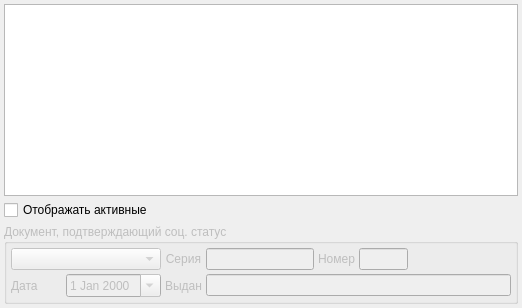
      <widget class="QWidget" name="tabSocStatus">
       <attribute name="title">
        <string>Соц.&amp;статус</string>
       </attribute>
       <layout class="QGridLayout">
        <property name="margin">
         <number>4</number>
        </property>
        <property name="spacing">
         <number>4</number>
        </property>
        <item row="2" column="0" colspan="2">
         <widget class="QGroupBox" name="frmSocStatusDocument">
          <property name="enabled">
           <bool>false</bool>
          </property>
          <property name="title">
           <string>Документ, подтверждающий соц. статус</string>
          </property>
          <layout class="QGridLayout" columnstretch="0,0,0,0,0,0,1,2" columnminimumwidth="0,0,0,0,0,0,0,0">
           <property name="margin">
            <number>4</number>
           </property>
           <property name="spacing">
            <number>4</number>
           </property>
           <item row="0" column="0" colspan="2">
            <widget class="CRBComboBox" name="cmbSocStatusDocType">
             <property name="enabled">
              <bool>false</bool>
             </property>
             <property name="sizePolicy">
              <sizepolicy hsizetype="Expanding" vsizetype="Fixed">
               <horstretch>0</horstretch>
               <verstretch>0</verstretch>
              </sizepolicy>
             </property>
             <property name="minimumSize">
              <size>
               <width>150</width>
               <height>0</height>
              </size>
             </property>
            </widget>
           </item>
           <item row="0" column="2">
            <widget class="QLabel" name="lblSocStatusDocSerial">
             <property name="sizePolicy">
              <sizepolicy hsizetype="Maximum" vsizetype="Preferred">
               <horstretch>0</horstretch>
               <verstretch>0</verstretch>
              </sizepolicy>
             </property>
             <property name="text">
              <string>Серия</string>
             </property>
             <property name="alignment">
              <set>Qt::AlignRight|Qt::AlignTrailing|Qt::AlignVCenter</set>
             </property>
             <property name="buddy">
              <cstring>edtSocStatusDocSerial</cstring>
             </property>
            </widget>
           </item>
           <item row="0" column="3">
            <widget class="CDocSerialLeftEdit" name="edtSocStatusDocSerial">
             <property name="enabled">
              <bool>false</bool>
             </property>
             <property name="sizePolicy">
              <sizepolicy hsizetype="Minimum" vsizetype="Fixed">
               <horstretch>0</horstretch>
               <verstretch>0</verstretch>
              </sizepolicy>
             </property>
             <property name="maxLength">
              <number>8</number>
             </property>
            </widget>
           </item>
           <item row="1" column="1">
            <widget class="CDateEdit" name="edtSocStatusDocDate">
             <property name="enabled">
              <bool>false</bool>
             </property>
             <property name="sizePolicy">
              <sizepolicy hsizetype="Maximum" vsizetype="Fixed">
               <horstretch>0</horstretch>
               <verstretch>0</verstretch>
              </sizepolicy>
             </property>
             <property name="calendarPopup">
              <bool>true</bool>
             </property>
            </widget>
           </item>
           <item row="0" column="4">
            <widget class="QLabel" name="lblSocStatusDocNumber">
             <property name="sizePolicy">
              <sizepolicy hsizetype="Maximum" vsizetype="Preferred">
               <horstretch>0</horstretch>
               <verstretch>0</verstretch>
              </sizepolicy>
             </property>
             <property name="text">
              <string>Номер</string>
             </property>
             <property name="alignment">
              <set>Qt::AlignRight|Qt::AlignTrailing|Qt::AlignVCenter</set>
             </property>
             <property name="buddy">
              <cstring>edtSocStatusDocNumber</cstring>
             </property>
            </widget>
           </item>
           <item row="0" column="7">
            <spacer name="horizontalSpacer_3">
             <property name="orientation">
              <enum>Qt::Horizontal</enum>
             </property>
             <property name="sizeType">
              <enum>QSizePolicy::Expanding</enum>
             </property>
             <property name="sizeHint" stdset="0">
              <size>
               <width>40</width>
               <height>20</height>
              </size>
             </property>
            </spacer>
           </item>
           <item row="0" column="5" colspan="2">
            <widget class="QLineEdit" name="edtSocStatusDocNumber">
             <property name="enabled">
              <bool>false</bool>
             </property>
             <property name="maxLength">
              <number>20</number>
             </property>
            </widget>
           </item>
           <item row="1" column="3" colspan="5">
            <widget class="CDocSerialLeftEdit" name="edtSocStatusDocOrigin">
             <property name="enabled">
              <bool>false</bool>
             </property>
             <property name="maxLength">
              <number>256</number>
             </property>
            </widget>
           </item>
           <item row="1" column="2">
            <widget class="QLabel" name="lblSocStatusDocOrigin">
             <property name="sizePolicy">
              <sizepolicy hsizetype="Maximum" vsizetype="Preferred">
               <horstretch>0</horstretch>
               <verstretch>0</verstretch>
              </sizepolicy>
             </property>
             <property name="text">
              <string>Выдан</string>
             </property>
             <property name="alignment">
              <set>Qt::AlignRight|Qt::AlignTrailing|Qt::AlignVCenter</set>
             </property>
             <property name="buddy">
              <cstring>edtSocStatusDocOrigin</cstring>
             </property>
            </widget>
           </item>
           <item row="1" column="0">
            <widget class="QLabel" name="lblSocStatusDocDate">
             <property name="sizePolicy">
              <sizepolicy hsizetype="Preferred" vsizetype="Preferred">
               <horstretch>0</horstretch>
               <verstretch>0</verstretch>
              </sizepolicy>
             </property>
             <property name="text">
              <string>Дата</string>
             </property>
             <property name="alignment">
              <set>Qt::AlignLeading|Qt::AlignLeft|Qt::AlignVCenter</set>
             </property>
             <property name="buddy">
              <cstring>edtSocStatusDocDate</cstring>
             </property>
            </widget>
           </item>
          </layout>
         </widget>
        </item>
        <item row="0" column="0" colspan="2">
         <widget class="CInDocTableView" name="tblSocStatuses"/>
        </item>
        <item row="1" column="0">
         <widget class="QCheckBox" name="chkShowOnlyActiveSocStatuses">
          <property name="text">
           <string>Отображать активные</string>
          </property>
         </widget>
        </item>
       </layout>
      </widget>
